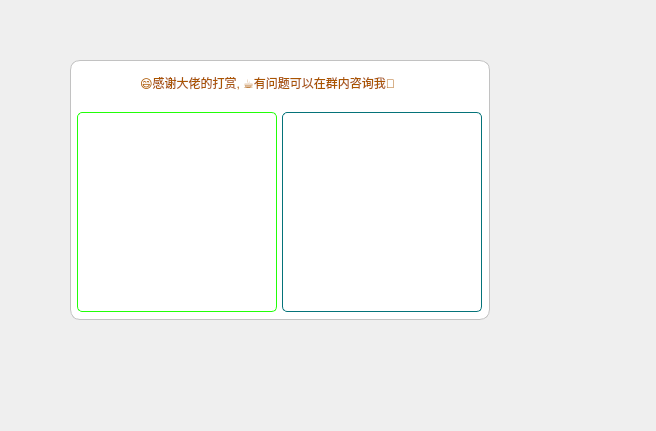
<?xml version="1.0" encoding="UTF-8"?>
<ui version="4.0">
 <class>MainWindow</class>
 <widget class="QMainWindow" name="MainWindow">
  <property name="geometry">
   <rect>
    <x>0</x>
    <y>0</y>
    <width>656</width>
    <height>431</height>
   </rect>
  </property>
  <property name="windowTitle">
   <string>MainWindow</string>
  </property>
  <widget class="QWidget" name="centralwidget">
   <widget class="QWidget" name="widget" native="true">
    <property name="geometry">
     <rect>
      <x>70</x>
      <y>60</y>
      <width>420</width>
      <height>260</height>
     </rect>
    </property>
    <property name="minimumSize">
     <size>
      <width>420</width>
      <height>260</height>
     </size>
    </property>
    <property name="maximumSize">
     <size>
      <width>420</width>
      <height>260</height>
     </size>
    </property>
    <property name="styleSheet">
     <string notr="true">#widget{
	background-color: rgb(255, 255, 255);
	border: 1px solid rgb(194, 194, 194);
	border-radius: 10px;
}</string>
    </property>
    <layout class="QVBoxLayout" name="verticalLayout">
     <property name="spacing">
      <number>1</number>
     </property>
     <property name="leftMargin">
      <number>1</number>
     </property>
     <property name="topMargin">
      <number>1</number>
     </property>
     <property name="rightMargin">
      <number>1</number>
     </property>
     <property name="bottomMargin">
      <number>1</number>
     </property>
     <item>
      <widget class="QFrame" name="frame">
       <property name="sizePolicy">
        <sizepolicy hsizetype="Preferred" vsizetype="Preferred">
         <horstretch>0</horstretch>
         <verstretch>1</verstretch>
        </sizepolicy>
       </property>
       <property name="styleSheet">
        <string notr="true">#frame{
	border: none;
}</string>
       </property>
       <property name="frameShape">
        <enum>QFrame::Shape::StyledPanel</enum>
       </property>
       <property name="frameShadow">
        <enum>QFrame::Shadow::Raised</enum>
       </property>
       <layout class="QHBoxLayout" name="horizontalLayout_2">
        <property name="spacing">
         <number>1</number>
        </property>
        <property name="leftMargin">
         <number>1</number>
        </property>
        <property name="topMargin">
         <number>1</number>
        </property>
        <property name="rightMargin">
         <number>1</number>
        </property>
        <property name="bottomMargin">
         <number>1</number>
        </property>
        <item>
         <widget class="QFrame" name="frame_17">
          <property name="sizePolicy">
           <sizepolicy hsizetype="Preferred" vsizetype="Preferred">
            <horstretch>1</horstretch>
            <verstretch>0</verstretch>
           </sizepolicy>
          </property>
          <property name="minimumSize">
           <size>
            <width>0</width>
            <height>40</height>
           </size>
          </property>
          <property name="styleSheet">
           <string notr="true">#frame_17{
	border: none;
	border-top-right-radius:10px;
}</string>
          </property>
          <property name="frameShape">
           <enum>QFrame::Shape::StyledPanel</enum>
          </property>
          <property name="frameShadow">
           <enum>QFrame::Shadow::Raised</enum>
          </property>
          <layout class="QHBoxLayout" name="horizontalLayout_6">
           <property name="spacing">
            <number>6</number>
           </property>
           <property name="leftMargin">
            <number>5</number>
           </property>
           <property name="topMargin">
            <number>5</number>
           </property>
           <property name="rightMargin">
            <number>5</number>
           </property>
           <property name="bottomMargin">
            <number>5</number>
           </property>
           <item>
            <spacer name="horizontalSpacer_5">
             <property name="orientation">
              <enum>Qt::Orientation::Horizontal</enum>
             </property>
             <property name="sizeHint" stdset="0">
              <size>
               <width>60</width>
               <height>11</height>
              </size>
             </property>
            </spacer>
           </item>
           <item>
            <widget class="QLabel" name="label">
             <property name="styleSheet">
              <string notr="true">#label{
	color: rgb(170, 85, 0);
	font: 700 10pt;
}</string>
             </property>
             <property name="text">
              <string>😄感谢大佬的打赏, ☕️有问题可以在群内咨询我🎉</string>
             </property>
            </widget>
           </item>
           <item>
            <spacer name="horizontalSpacer_47">
             <property name="orientation">
              <enum>Qt::Orientation::Horizontal</enum>
             </property>
             <property name="sizeHint" stdset="0">
              <size>
               <width>40</width>
               <height>20</height>
              </size>
             </property>
            </spacer>
           </item>
           <item>
            <widget class="QPushButton" name="pushButton_3">
             <property name="minimumSize">
              <size>
               <width>20</width>
               <height>20</height>
              </size>
             </property>
             <property name="maximumSize">
              <size>
               <width>20</width>
               <height>20</height>
              </size>
             </property>
             <property name="styleSheet">
              <string notr="true">QPushButton{
	border-radius:10px;
}

QPushButton:hover{
	background-color:rgb(4, 51, 255);
}</string>
             </property>
             <property name="text">
              <string/>
             </property>
             <property name="icon">
              <iconset resource="../resource.qrc">
               <normaloff>:/icon/resource/icon/close.png</normaloff>:/icon/resource/icon/close.png</iconset>
             </property>
             <property name="iconSize">
              <size>
               <width>20</width>
               <height>20</height>
              </size>
             </property>
            </widget>
           </item>
          </layout>
         </widget>
        </item>
       </layout>
      </widget>
     </item>
     <item>
      <widget class="QFrame" name="frame_2">
       <property name="sizePolicy">
        <sizepolicy hsizetype="Preferred" vsizetype="Preferred">
         <horstretch>0</horstretch>
         <verstretch>5</verstretch>
        </sizepolicy>
       </property>
       <property name="styleSheet">
        <string notr="true">#frame_2{
	border: none;
}</string>
       </property>
       <property name="frameShape">
        <enum>QFrame::Shape::StyledPanel</enum>
       </property>
       <property name="frameShadow">
        <enum>QFrame::Shadow::Raised</enum>
       </property>
       <layout class="QHBoxLayout" name="horizontalLayout">
        <property name="spacing">
         <number>1</number>
        </property>
        <property name="leftMargin">
         <number>2</number>
        </property>
        <property name="topMargin">
         <number>2</number>
        </property>
        <property name="rightMargin">
         <number>2</number>
        </property>
        <property name="bottomMargin">
         <number>2</number>
        </property>
        <item>
         <widget class="QFrame" name="frame_3">
          <property name="minimumSize">
           <size>
            <width>200</width>
            <height>200</height>
           </size>
          </property>
          <property name="maximumSize">
           <size>
            <width>200</width>
            <height>200</height>
           </size>
          </property>
          <property name="styleSheet">
           <string notr="true">#frame_3{
	border: 1px solid rgb(33, 255, 8);
	border-radius: 5px
}</string>
          </property>
          <property name="frameShape">
           <enum>QFrame::Shape::StyledPanel</enum>
          </property>
          <property name="frameShadow">
           <enum>QFrame::Shadow::Raised</enum>
          </property>
          <layout class="QHBoxLayout" name="horizontalLayout_3">
           <item>
            <widget class="QLabel" name="label_2">
             <property name="text">
              <string>&lt;html&gt;&lt;head/&gt;&lt;body&gt;&lt;p&gt;&lt;img src=&quot;:/img/resource/img/wx.png&quot;/&gt;&lt;/p&gt;&lt;/body&gt;&lt;/html&gt;</string>
             </property>
            </widget>
           </item>
          </layout>
         </widget>
        </item>
        <item>
         <widget class="QFrame" name="frame_4">
          <property name="minimumSize">
           <size>
            <width>200</width>
            <height>200</height>
           </size>
          </property>
          <property name="maximumSize">
           <size>
            <width>200</width>
            <height>200</height>
           </size>
          </property>
          <property name="styleSheet">
           <string notr="true">#frame_4{
	border: 1px solid rgb(5, 115, 121);
	border-radius: 5px;
}</string>
          </property>
          <property name="frameShape">
           <enum>QFrame::Shape::StyledPanel</enum>
          </property>
          <property name="frameShadow">
           <enum>QFrame::Shadow::Raised</enum>
          </property>
          <layout class="QHBoxLayout" name="horizontalLayout_4">
           <item>
            <widget class="QLabel" name="label_3">
             <property name="text">
              <string>&lt;html&gt;&lt;head/&gt;&lt;body&gt;&lt;p&gt;&lt;img src=&quot;:/img/resource/img/zfb.png&quot;/&gt;&lt;/p&gt;&lt;/body&gt;&lt;/html&gt;</string>
             </property>
            </widget>
           </item>
          </layout>
         </widget>
        </item>
       </layout>
      </widget>
     </item>
    </layout>
   </widget>
  </widget>
 </widget>
 <resources>
  <include location="../resource.qrc"/>
 </resources>
 <connections>
  <connection>
   <sender>pushButton_3</sender>
   <signal>clicked()</signal>
   <receiver>MainWindow</receiver>
   <slot>close()</slot>
   <hints>
    <hint type="sourcelabel">
     <x>459</x>
     <y>89</y>
    </hint>
    <hint type="destinationlabel">
     <x>504</x>
     <y>51</y>
    </hint>
   </hints>
  </connection>
 </connections>
</ui>
